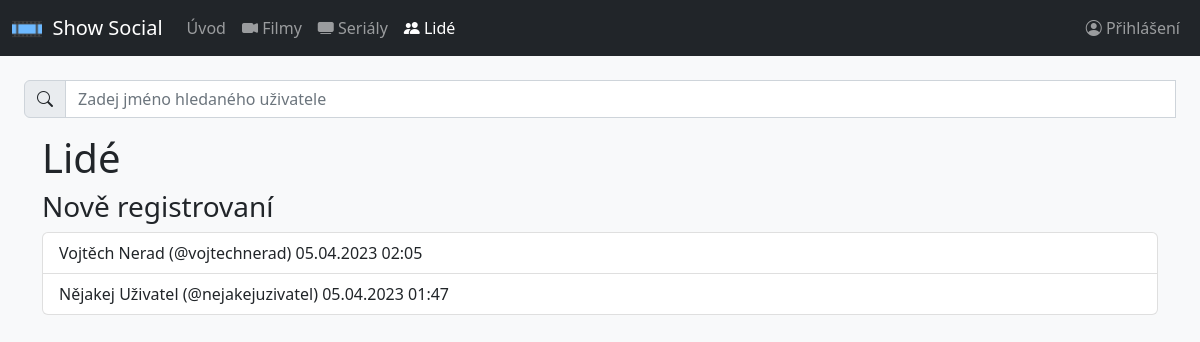
/users.php, run on an earlier commit of the app's database.
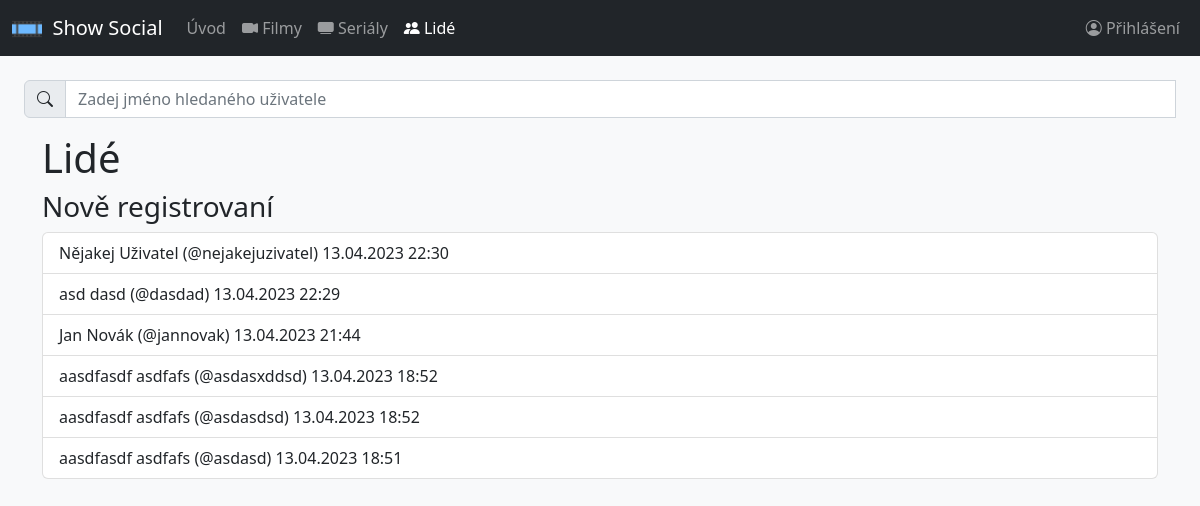
And on a later commit of the database.
### tables this page shows
CREATE TABLE `users` (
  `id` int(11) NOT NULL,
  `user_name` varchar(30) NOT NULL,
  `first_name` varchar(30) NOT NULL,
  `last_name` varchar(30) NOT NULL,
  `email` varchar(50) NOT NULL,
  `password_hash` varchar(255) NOT NULL,
  `created_at` timestamp NOT NULL DEFAULT current_timestamp() ON UPDATE current_timestamp(),
  `watch_limit` smallint(6) NOT NULL,
  `public_profile` tinyint(1) NOT NULL
);

### classes/dbh.class.php (called while the page is built)
<?php
class Dbh {
    private $host = "localhost";
    private $username = "root";
    private $password = "ayylmao1337";
    private $dbname = "show_social";
    public function connect() {
        $dsn = 'mysql:host=' .  $this->host .';dbname=' . $this->dbname;
        $pdo = new PDO($dsn, $this->username, $this->password);
        $pdo->setAttribute(PDO::ATTR_DEFAULT_FETCH_MODE, PDO::FETCH_ASSOC);
        return $pdo;
    }
}

### classes/Users.class.php (called while the page is built, shortened)
<?php
class Users extends Dbh {
    function getLastRegisteredUsers() {
        $sql = '
            SELECT id, concat(first_name, " ", last_name) as full_name, user_name, created_at
            FROM users
            ORDER BY created_at DESC
            LIMIT 6';
        $statement = $this->connect()->query($sql)->fetchAll();
        return $statement;
    }
}

### users.php (the view, shortened to what this page needs)
<?php
require_once 'classes/dbh.class.php';
require 'classes/Users.class.php';
include 'includes/header.inc.php';
require_once 'includes/searchbars/users-search.inc.php';
echo '<div class="container-sm">';
echo '<h1>Lidé</h1>';
$users = new Users();
$lastRegisteredUsers = $users->getLastRegisteredUsers();
echo '<div class="col-md">';
echo '<h3>Nově registrovaní</h3>';
echo '<div class="list-group">';
if ($lastRegisteredUsers) {
    foreach ($lastRegisteredUsers as $user) {
        $createdAtDate = date_create($user['created_at']);
        echo '<a href="./user.php?id=' . $user['id'] . '" class="list-group-item list-group-item-action">' . htmlspecialchars($user['full_name']) . ' (@' . htmlspecialchars($user['user_name']) . ') ' . date_format($createdAtDate, 'd.m.Y H:i') . '</a>';
    }
}
echo '</div>';
echo '</div>';
echo '</div>';
?>
<?php
echo '</div>';
include 'includes/footer.inc.php';

What changed in the data, as far as the page shows it:
no longer on this page (row edited): users: full_name "Vojtěch Nerad", user_name "vojtechnerad", created_at "05.04.2023 02:05"
changed users "nejakejuzivatel": created_at "05.04.2023 01:47" → "13.04.2023 22:30"
added users: full_name "asd dasd", user_name "dasdad", created_at "13.04.2023 22:29"
added users: full_name "Jan Novák", user_name "jannovak", created_at "13.04.2023 21:44"
added users: full_name "aasdfasdf asdfafs", user_name "asdasxddsd", created_at "13.04.2023 18:52"
added users: full_name "aasdfasdf asdfafs", user_name "asdasdsd", created_at "13.04.2023 18:52"
added users: full_name "aasdfasdf asdfafs", user_name "asdasd", created_at "13.04.2023 18:51"
